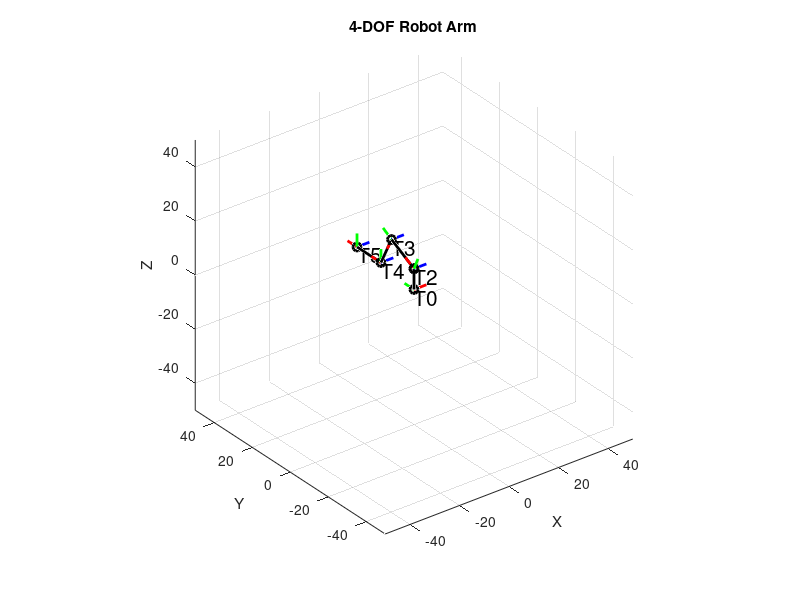

The MATLAB source for this figure:
clc
close all
clear

% Under section Input, all values can be changed, change the rest of the
% code at your discretion. In the graph, T0 is the base case, each
% subsequent TX is one transformation matrix applied towards it. In the
% frames, it follows XYZ = RGB

%% Constants Set-Up

% Link Offset for z-axis (in cm)
d1 = 7.7;

% Link Length for x-axis (in cm)
a2 = 13;
a3 = 12.4;
a4 = 12.6;

%% Inputs

% 1DOF Inputs (in cm and degrees)
x1 = 0;
% y1 = a2+a4-5;
% z1 = d1+a3-5;
y1 = 30;
z1 = 2;

phi = 0;

% Square root indicators
s3PositiveRoot = false; % Set to false for negative output of square root
x2PositiveRoot = true; % Set to false for negative output of square root

% Graph Visualisers
frameScale = 5;
axisScale = 50;
removeT1 = true; % Set to false if you want to keep T1 label and frame

% Theta Display
thetaDisplay = true; % Set to false if you want to not display thetas

%% Intermediate Code for working out

% Changing phi to radians for calculations
phi = deg2rad(phi);

% Joint angles for 1DOF (in radians)
theta1 = atan2(y1, x1);

% 3DOF inputs
x2 = (x2PositiveRoot*2-1) * sqrt(x1^2+y1^2);
y2 = 0;
z2 = z1-d1;

% Intermediate calculations
c3 = ((x2-a4*cos(phi))^2 + (z2-a4*sin(phi))^2 - a3^2 - a2^2)/(2*a3*a2);

% Conditional to ensure that c3 stays in bound
if c3 > 1
    c3 = 1; 
end

% Rest of the calculations
s3 = (s3PositiveRoot*2-1) * sqrt(1-(c3^2));
xbar = x2 - (a4*cos(phi));
zbar = z2 - (a4*sin(phi));
k2 = a3*s3;
k1 = a2 + a3*c3;

% Joint angles for 3DOF (in radians)
theta2 = atan2(zbar, xbar) - atan2(k2, k1);
theta3 = atan2(s3, c3);
theta4 = phi-theta3-theta2;

% Transformation Matrices
T = cell(1, 5);
T{1} = [cos(theta1), -sin(theta1), 0, 0; sin(theta1), cos(theta1), 0, 0; 0, 0, 1, d1; 0, 0, 0, 1]; 
T{2} = [cos(theta2), -sin(theta2), 0, 0; 0, 0, -1, 0; sin(theta2), cos(theta2), 0, 0; 0, 0, 0, 1];
T{3} = [cos(theta3), -sin(theta3), 0, a2; sin(theta3), cos(theta3), 0, 0; 0, 0, 1, 0; 0, 0, 0, 1];
T{4} = [cos(theta4), -sin(theta4), 0, a3; sin(theta4), cos(theta4), 0, 0; 0, 0, 1, 0; 0, 0, 0, 1];
T{5} = [1, 0, 0, a4; 0, 1, 0, 0; 0, 0, 1, 0; 0, 0, 0, 1];

% Compute arm positions
positions = cell(1, 5);
positions{1} = [1, 0, 0, 0; 0, 1, 0, 0; 0, 0, 1, 0; 0, 0, 0, 1]; % Base case: T0
positions{2} = T{1};
positions{3} = T{1}*T{2};
positions{4} = T{1}*T{2}*T{3};
positions{5} = T{1}*T{2}*T{3}*T{4};
positions{6} = T{1}*T{2}*T{3}*T{4}*T{5};

%% Plotting the Robot

% Getting all of the Positions of the arms
armPos = zeros(3, 6); % Six points: Base + Four joints + End effector
for i = 1:6 % 6 positions
    armPos(:, i) = positions{i}(1:3, end);
end

% Display for debugging
disp("The final positions are:")
disp("       X        Y         Z")
disp(armPos')

% Theta display for debugging
if thetaDisplay
    thetaTotal = [theta1, theta2, theta3, theta4];
%     thetaTotal = [0 0 0 0];
    for i = 1:4
        currAngle = rad2deg(thetaTotal(i));
        message = sprintf('Theta %d = %.2f', i, currAngle);
        disp(message)
    end
end

% Plotting the graph itself
figure
title('4-DOF Robot Arm');
grid on;
axis equal;
axis([-axisScale axisScale -axisScale axisScale -axisScale axisScale]);
xlabel('X');
ylabel('Y');
zlabel('Z');
view(3);
hold on;
plot3(armPos(1, :), armPos(2, :), armPos(3, :), 'k-o', 'LineWidth', 2);

% Plotting the Frames and labels
for i = 1:6

    % Conditional to remove T1 label and frame, its in flag
    if i==2 && removeT1
        continue;
    end

    % Adding labels
    label = sprintf('T%d', (i-1));
    text(armPos(1,i), armPos(2,i), armPos(3,i), label, "VerticalAlignment","top", "HorizontalAlignment","left", "Color","k","FontSize",15)

    % X-axis Frames
    xFrame = armPos(1:3,i) + frameScale*positions{i}(1:3, 1);
    plot3([armPos(1,i), xFrame(1)], [armPos(2,i), xFrame(2)], [armPos(3,i), xFrame(3)], 'r-', 'LineWidth', 2);

    % Y-axis Frames
    yFrame = armPos(1:3,i) + frameScale*positions{i}(1:3, 2);
    plot3([armPos(1,i), yFrame(1)], [armPos(2,i), yFrame(2)], [armPos(3,i), yFrame(3)], 'g-', 'LineWidth', 2);

    % Z-axis Frames
    zFrame = armPos(1:3,i) + frameScale*positions{i}(1:3, 3);
    plot3([armPos(1,i), zFrame(1)], [armPos(2,i), zFrame(2)], [armPos(3,i), zFrame(3)], 'b-', 'LineWidth', 2);

end